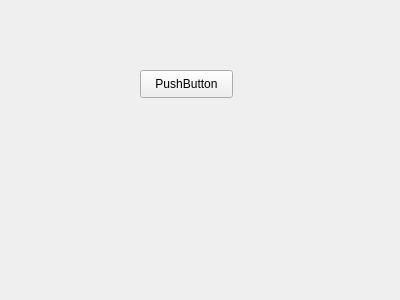
<?xml version="1.0" encoding="UTF-8"?>
<ui version="4.0">
 <class>Form</class>
 <widget class="QWidget" name="Form">
  <property name="geometry">
   <rect>
    <x>0</x>
    <y>0</y>
    <width>400</width>
    <height>300</height>
   </rect>
  </property>
  <property name="windowTitle">
   <string>Form</string>
  </property>
  <widget class="QPushButton" name="pushButton">
   <property name="geometry">
    <rect>
     <x>140</x>
     <y>70</y>
     <width>93</width>
     <height>28</height>
    </rect>
   </property>
   <property name="text">
    <string>PushButton</string>
   </property>
  </widget>
 </widget>
 <resources/>
 <connections>
  <connection>
   <sender>pushButton</sender>
   <signal>clicked()</signal>
   <receiver>Form</receiver>
   <slot>PushButton_click()</slot>
   <hints>
    <hint type="sourcelabel">
     <x>175</x>
     <y>81</y>
    </hint>
    <hint type="destinationlabel">
     <x>335</x>
     <y>123</y>
    </hint>
   </hints>
  </connection>
 </connections>
 <slots>
  <slot>PushButton_click()</slot>
 </slots>
</ui>
